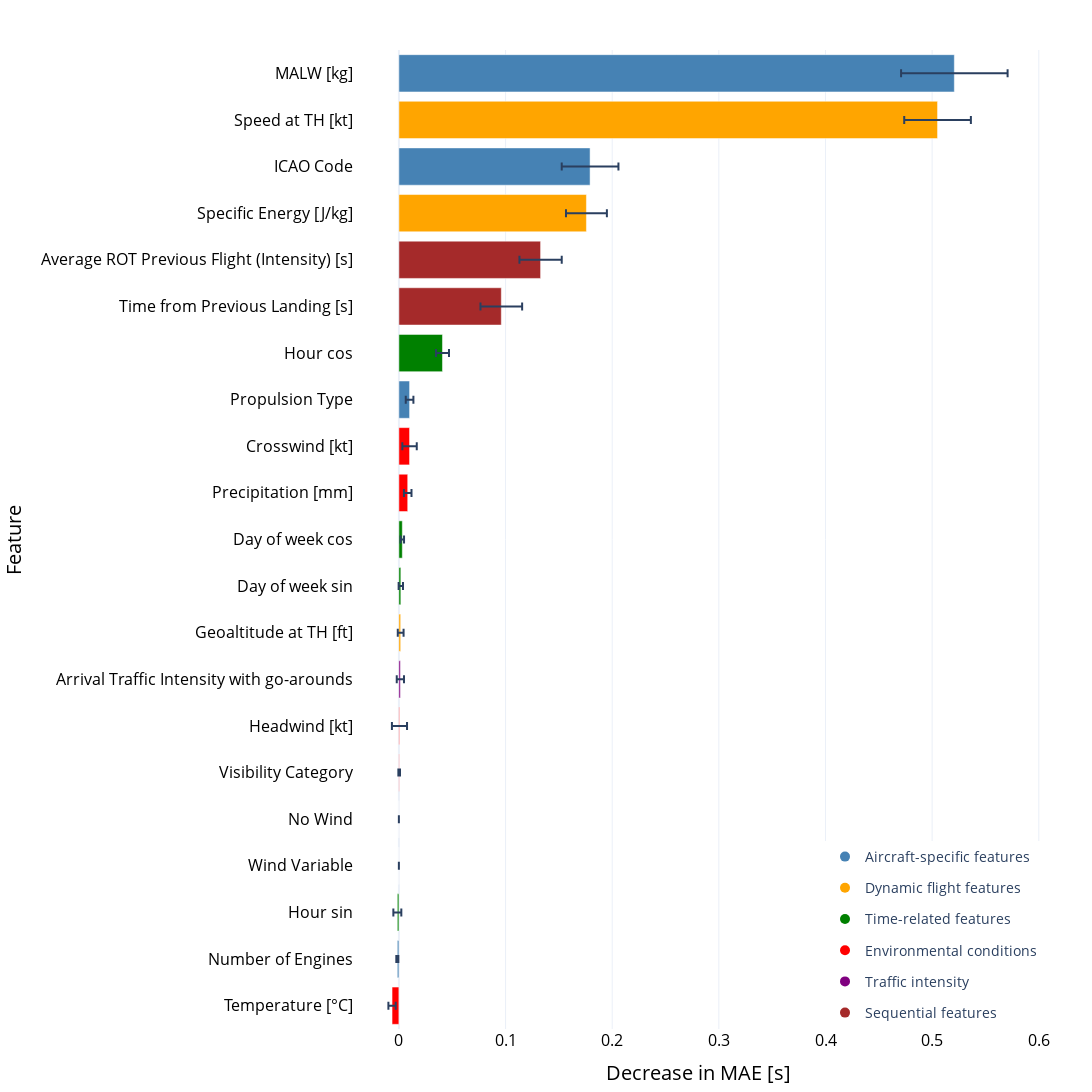

Here is the notebook cell this chart was saved with:
### Markdown cell above
##### Permutation based Feature Importance

### Code cell
# Save original feature names
original_feature_names = col.copy()

# Custom scoring function that only considers the median quantile (0.5) and calculates the MSE
def median_mse(y_true, y_pred):
    y_pred_median = y_pred[:, 1]  # Extract the median quantile (0.5)
    return mean_absolute_error(y_true, y_pred_median)

# Create a scorer for permutation importance that uses MSE
median_mse_scorer = make_scorer(median_mse, greater_is_better=False)

# Calculate permutation-based feature importance using only the median quantile
result = permutation_importance(
    model, X_test, y_test,
    n_repeats=30,  # Number of permutations
    random_state=42,
    scoring=median_mse_scorer  # Use the custom scorer for MSE
)

# Sort the feature importances based on the mean decrease in performance
sorted_idx = result.importances_mean.argsort()

# Create a DataFrame for the feature importance results
importance_df = pd.DataFrame({
    'Feature': [original_feature_names[idx] for idx in sorted_idx],
    'Mean Importance': result.importances_mean[sorted_idx],
    'Std Importance': result.importances_std[sorted_idx]
})

# Define categories and their colors
categories = {
    'Aircraft-specific features': 'steelblue',
    'Dynamic flight features': 'orange',
    'Time-related features': 'green',
    'Environmental conditions': 'red',
    'Traffic intensity': 'purple',
    'Sequential features': 'brown'
}

# Map features to categories based on the screenshot
feature_category_mapping = {
    'MALW [kg]': 'Aircraft-specific features',
    'ICAO Code': 'Aircraft-specific features',
    'Number of Engines': 'Aircraft-specific features',
    'Propulsion Type': 'Aircraft-specific features',
    'Speed at TH [kt]': 'Dynamic flight features',
    'Specific Energy [J/kg]': 'Dynamic flight features',
    'Geoaltitude at TH [ft]': 'Dynamic flight features',
    'Hour sin': 'Time-related features',
    'Hour cos': 'Time-related features',
    'Day of week sin': 'Time-related features',
    'Day of week cos': 'Time-related features',
    'Temperature [°C]': 'Environmental conditions',
    'Headwind [kt]': 'Environmental conditions',
    'Crosswind [kt]': 'Environmental conditions',
    'Visibility Category': 'Environmental conditions',
    'Precipitation [mm]': 'Environmental conditions',
    'Arrival Traffic Intensity with go-arounds': 'Traffic intensity',
    'Time from Previous Landing [s]': 'Sequential features',
    'Average ROT Previous Flight (Intensity) [s]': 'Sequential features'
}

# Assign colors based on categories
colors = [
    categories[feature_category_mapping[feature]] if feature in feature_category_mapping else 'gray'
    for feature in importance_df['Feature']
]

# Create a horizontal bar chart with Plotly
fig = go.Figure()

fig.add_trace(go.Bar(
    x=importance_df['Mean Importance'],
    y=importance_df['Feature'],
    orientation='h',
    error_x=dict(type='data', array=importance_df['Std Importance']),
    marker=dict(color=colors),
    name=''
))

# Add legend for color coding
for category, color in categories.items():
    fig.add_trace(go.Scatter(
        x=[None], y=[None],
        mode='markers',
        marker=dict(size=10, color=color),
        legendgroup=category,
        showlegend=True,
        name=category
    ))

# Dynamically adjust height and significantly increase width for better layout
height = 800 + len(importance_df) * 20
width = 1800  # Further increase width for optimal representation

fig.update_layout(
    xaxis=dict(
        title='Decrease in MAE [s]',  # Title for the x-axis
        title_font=dict(size=20, color='black'),  # Adjust font size for axis title
        tickfont=dict(size=16, color='black')  # Adjust font size for tick labels
    ),
    yaxis=dict(
        title='Feature',  # Title for the y-axis
        title_font=dict(size=20, color='black'),  # Adjust font size for axis title
        tickfont=dict(size=16, color='black')  # Adjust font size for tick labels
    ),
    margin=dict(l=100, r=50, t=50, b=50),  # Margins
    showlegend=True,
    legend=dict(
        font=dict(size=14),  # Adjust font size for legend
        x=1,  # Position legend to the right
        y=0,  # Position legend at the bottom
        xanchor="right",
        yanchor="bottom"
    ),
    height=height,
    width=width,
    template='plotly_white'
)

# Remove empty legend item
fig.for_each_trace(lambda trace: trace.update(showlegend=False) if trace.name == '' else None)

# Ensure the 'Plots' folder exists
output_dir = 'Plots'
if not os.path.exists(output_dir):
    os.makedirs(output_dir)

# Save the plot as a PDF
fig.write_image(os.path.join(output_dir, 'Feature_importance_plot.pdf'), scale=5)

# Display the plot (interactive HTML view)
fig.show()

### Figure 1 — Plotly figure (JSON) as saved in the notebook; plotly's stock layout.template omitted (floating-point values rounded to 4 significant figures)
{"data": [{"error_x": {"array": [0.003425, 0.0009494, 0.003731, 0, 0, 0.0007644, 0.007087, 0.003397, 0.00272, 0.002035, 0.001618, 0.003544, 0.006758, 0.003585, 0.006103, 0.01954, 0.01982, 0.01918, 0.02659, 0.03125, 0.04993], "type": "data"}, "marker": {"color": ["red", "steelblue", "green", "gray", "gray", "red", "red", "purple", "orange", "green", "green", "red", "red", "steelblue", "green", "brown", "brown", "orange", "steelblue", "orange", "steelblue"]}, "name": "", "orientation": "h", "showlegend": false, "type": "bar", "x": [-0.006396, -0.001457, -0.001439, 0, 0, 0.0002913, 0.0005619, 0.001401, 0.001687, 0.001824, 0.00322, 0.008282, 0.01001, 0.01004, 0.04089, 0.09604, 0.1329, 0.1759, 0.1793, 0.5051, 0.5208], "y": ["Temperature [°C]", "Number of Engines", "Hour sin", "Wind Variable", "No Wind", "Visibility Category", "Headwind [kt]", "Arrival Traffic Intensity with go-arounds", "Geoaltitude at TH [ft]", "Day of week sin", "Day of week cos", "Precipitation [mm]", "Crosswind [kt]", "Propulsion Type", "Hour cos", "Time from Previous Landing [s]", "Average ROT Previous Flight (Intensity) [s]", "Specific Energy [J/kg]", "ICAO Code", "Speed at TH [kt]", "MALW [kg]"]}, {"legendgroup": "Aircraft-specific features", "marker": {"color": "steelblue", "size": 10}, "mode": "markers", "name": "Aircraft-specific features", "showlegend": true, "type": "scatter", "x": [null], "y": [null]}, {"legendgroup": "Dynamic flight features", "marker": {"color": "orange", "size": 10}, "mode": "markers", "name": "Dynamic flight features", "showlegend": true, "type": "scatter", "x": [null], "y": [null]}, {"legendgroup": "Time-related features", "marker": {"color": "green", "size": 10}, "mode": "markers", "name": "Time-related features", "showlegend": true, "type": "scatter", "x": [null], "y": [null]}, {"legendgroup": "Environmental conditions", "marker": {"color": "red", "size": 10}, "mode": "markers", "name": "Environmental conditions", "showlegend": true, "type": "scatter", "x": [null], "y": [null]}, {"legendgroup": "Traffic intensity", "marker": {"color": "purple", "size": 10}, "mode": "markers", "name": "Traffic intensity", "showlegend": true, "type": "scatter", "x": [null], "y": [null]}, {"legendgroup": "Sequential features", "marker": {"color": "brown", "size": 10}, "mode": "markers", "name": "Sequential features", "showlegend": true, "type": "scatter", "x": [null], "y": [null]}], "layout": {"height": 1220, "legend": {"font": {"size": 14}, "x": 1, "xanchor": "right", "y": 0, "yanchor": "bottom"}, "margin": {"b": 50, "l": 100, "r": 50, "t": 50}, "showlegend": true, "width": 1800, "xaxis": {"tickfont": {"color": "black", "size": 16}, "title": {"font": {"color": "black", "size": 20}, "text": "Decrease in MAE [s]"}}, "yaxis": {"tickfont": {"color": "black", "size": 16}, "title": {"font": {"color": "black", "size": 20}, "text": "Feature"}}}}
